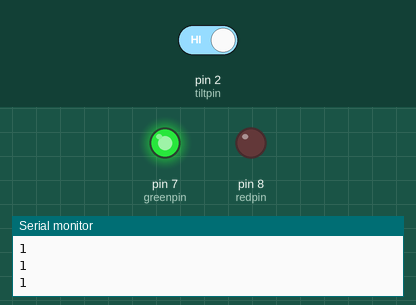
A sketch run on a simulated Arduino Uno, built with avr-gcc and run on an emulated ATmega328P. On the bench: output pins drawn as LEDs (lit = HIGH), the last lines printed to the serial monitor. The inputs (shaded band) are chosen by the test bench; at power-on: pin 2 (tiltpin) HIGH.

Above: at 1.8 s.
1.9 s: pin 2 (tiltpin) driven LOW
At 3.2 s:
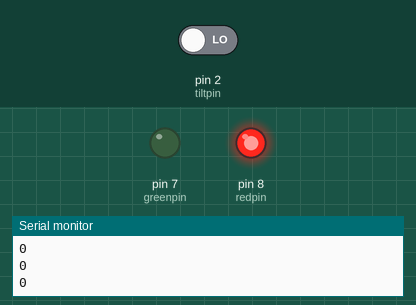
4.0 s: pin 2 (tiltpin) driven HIGH
At 4.8 s:
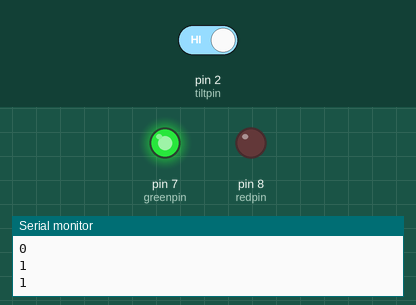
Timing chart, 0 to 7.0 s (numbered marks = the images above; inputs shaded):
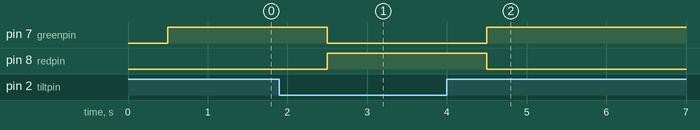

The sketch:

TiltSensorLeds.ino
```cpp
int tiltpin = 2;
int tiltval;
int dt = 500;
int redpin = 8;
int greenpin = 7;

void setup() {
  // put your setup code here, to run once:
  Serial.begin(9600);
  pinMode(tiltpin, INPUT);
  pinMode(redpin, OUTPUT);
  pinMode(greenpin, OUTPUT);
  digitalWrite(tiltpin, HIGH);
}

void loop() {
  // put your main code here, to run repeatedly:
  tiltval = digitalRead(tiltpin);
  Serial.println(tiltval);
  delay(dt);
  if (tiltval == 0)
  {
    digitalWrite(redpin, HIGH);
    digitalWrite(greenpin, LOW);
  }
  else if (tiltval == 1)
  {
    digitalWrite(greenpin, HIGH);
    digitalWrite(redpin, LOW);
  }
}
```

Measured:
- after the input at 1.9 s, pin 7 (greenpin): HIGH → LOW after 0.60 s; pin 8 (redpin): LOW → HIGH after 0.60 s
- after the input at 4.0 s, pin 7 (greenpin): LOW → HIGH after 0.50 s; pin 8 (redpin): HIGH → LOW after 0.50 s
